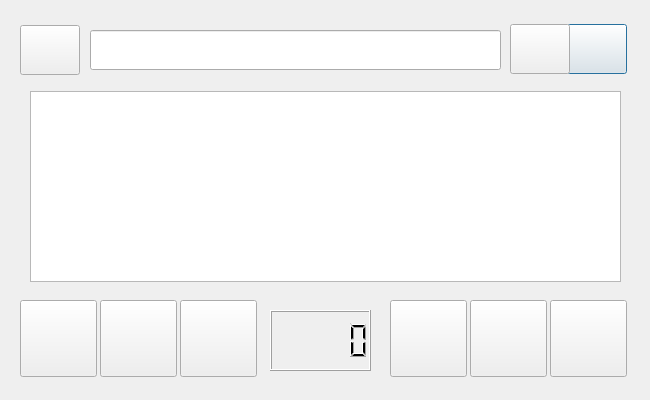
<?xml version="1.0" encoding="UTF-8"?>
<ui version="4.0">
 <class>QuickContact</class>
 <widget class="QDialog" name="QuickContact">
  <property name="geometry">
   <rect>
    <x>0</x>
    <y>0</y>
    <width>650</width>
    <height>400</height>
   </rect>
  </property>
  <property name="minimumSize">
   <size>
    <width>650</width>
    <height>400</height>
   </size>
  </property>
  <property name="maximumSize">
   <size>
    <width>650</width>
    <height>400</height>
   </size>
  </property>
  <property name="windowTitle">
   <string>Contact</string>
  </property>
  <property name="windowIcon">
   <iconset resource="res.qrc">
    <normaloff>:/res/iconfinder_ic_contact_phone_48px_3669371.png</normaloff>:/res/iconfinder_ic_contact_phone_48px_3669371.png</iconset>
  </property>
  <widget class="QLineEdit" name="filter">
   <property name="geometry">
    <rect>
     <x>90</x>
     <y>30</y>
     <width>411</width>
     <height>40</height>
    </rect>
   </property>
  </widget>
  <widget class="QPushButton" name="btnReset">
   <property name="geometry">
    <rect>
     <x>567</x>
     <y>24</y>
     <width>60</width>
     <height>50</height>
    </rect>
   </property>
   <property name="toolTip">
    <string>Reset</string>
   </property>
   <property name="text">
    <string/>
   </property>
   <property name="icon">
    <iconset resource="res.qrc">
     <normaloff>:/res/iconfinder_backspace_216104.png</normaloff>:/res/iconfinder_backspace_216104.png</iconset>
   </property>
   <property name="iconSize">
    <size>
     <width>36</width>
     <height>36</height>
    </size>
   </property>
  </widget>
  <widget class="QListWidget" name="contacts">
   <property name="geometry">
    <rect>
     <x>30</x>
     <y>91</y>
     <width>591</width>
     <height>191</height>
    </rect>
   </property>
  </widget>
  <widget class="QPushButton" name="btnAdd">
   <property name="geometry">
    <rect>
     <x>20</x>
     <y>300</y>
     <width>77</width>
     <height>77</height>
    </rect>
   </property>
   <property name="toolTip">
    <string>Add</string>
   </property>
   <property name="text">
    <string/>
   </property>
   <property name="icon">
    <iconset resource="res.qrc">
     <normaloff>:/res/if_circle-add_226591.png</normaloff>:/res/if_circle-add_226591.png</iconset>
   </property>
   <property name="iconSize">
    <size>
     <width>48</width>
     <height>48</height>
    </size>
   </property>
  </widget>
  <widget class="QPushButton" name="btnEdit">
   <property name="geometry">
    <rect>
     <x>100</x>
     <y>300</y>
     <width>77</width>
     <height>77</height>
    </rect>
   </property>
   <property name="toolTip">
    <string>Edit</string>
   </property>
   <property name="text">
    <string/>
   </property>
   <property name="icon">
    <iconset resource="res.qrc">
     <normaloff>:/res/if_pencil5_216687.png</normaloff>:/res/if_pencil5_216687.png</iconset>
   </property>
   <property name="iconSize">
    <size>
     <width>48</width>
     <height>48</height>
    </size>
   </property>
  </widget>
  <widget class="QPushButton" name="btnSave">
   <property name="geometry">
    <rect>
     <x>390</x>
     <y>300</y>
     <width>77</width>
     <height>77</height>
    </rect>
   </property>
   <property name="toolTip">
    <string>Save</string>
   </property>
   <property name="text">
    <string/>
   </property>
   <property name="icon">
    <iconset resource="res.qrc">
     <normaloff>:/res/if_save_326688.png</normaloff>:/res/if_save_326688.png</iconset>
   </property>
   <property name="iconSize">
    <size>
     <width>48</width>
     <height>48</height>
    </size>
   </property>
  </widget>
  <widget class="QPushButton" name="btnAbout">
   <property name="geometry">
    <rect>
     <x>550</x>
     <y>300</y>
     <width>77</width>
     <height>77</height>
    </rect>
   </property>
   <property name="toolTip">
    <string>About</string>
   </property>
   <property name="text">
    <string/>
   </property>
   <property name="icon">
    <iconset resource="res.qrc">
     <normaloff>:/res/if_icon-help_211675.png</normaloff>:/res/if_icon-help_211675.png</iconset>
   </property>
   <property name="iconSize">
    <size>
     <width>48</width>
     <height>48</height>
    </size>
   </property>
  </widget>
  <widget class="QLCDNumber" name="number">
   <property name="geometry">
    <rect>
     <x>270</x>
     <y>310</y>
     <width>101</width>
     <height>61</height>
    </rect>
   </property>
  </widget>
  <widget class="QPushButton" name="btnDelete">
   <property name="geometry">
    <rect>
     <x>180</x>
     <y>300</y>
     <width>77</width>
     <height>77</height>
    </rect>
   </property>
   <property name="toolTip">
    <string>Delete</string>
   </property>
   <property name="text">
    <string/>
   </property>
   <property name="icon">
    <iconset resource="res.qrc">
     <normaloff>:/res/if_circle-del_226591.png</normaloff>:/res/if_circle-del_226591.png</iconset>
   </property>
   <property name="iconSize">
    <size>
     <width>48</width>
     <height>48</height>
    </size>
   </property>
  </widget>
  <widget class="QPushButton" name="btnImp">
   <property name="geometry">
    <rect>
     <x>470</x>
     <y>300</y>
     <width>77</width>
     <height>77</height>
    </rect>
   </property>
   <property name="toolTip">
    <string>Import</string>
   </property>
   <property name="text">
    <string/>
   </property>
   <property name="icon">
    <iconset resource="res.qrc">
     <normaloff>:/res/if_folder-open_1608888.png</normaloff>:/res/if_folder-open_1608888.png</iconset>
   </property>
   <property name="iconSize">
    <size>
     <width>48</width>
     <height>48</height>
    </size>
   </property>
  </widget>
  <widget class="QPushButton" name="btnNext">
   <property name="geometry">
    <rect>
     <x>510</x>
     <y>24</y>
     <width>60</width>
     <height>50</height>
    </rect>
   </property>
   <property name="toolTip">
    <string>Next</string>
   </property>
   <property name="text">
    <string/>
   </property>
   <property name="icon">
    <iconset resource="res.qrc">
     <normaloff>:/res/if_icon-arrow-right-c_211618.png</normaloff>:/res/if_icon-arrow-right-c_211618.png</iconset>
   </property>
   <property name="iconSize">
    <size>
     <width>36</width>
     <height>36</height>
    </size>
   </property>
  </widget>
  <widget class="QPushButton" name="btnPrev">
   <property name="geometry">
    <rect>
     <x>20</x>
     <y>25</y>
     <width>60</width>
     <height>50</height>
    </rect>
   </property>
   <property name="toolTip">
    <string>Next</string>
   </property>
   <property name="text">
    <string/>
   </property>
   <property name="icon">
    <iconset resource="res.qrc">
     <normaloff>:/res/if_icon-arrow-left-c_211618.png</normaloff>:/res/if_icon-arrow-left-c_211618.png</iconset>
   </property>
   <property name="iconSize">
    <size>
     <width>36</width>
     <height>36</height>
    </size>
   </property>
  </widget>
 </widget>
 <layoutdefault spacing="6" margin="11"/>
 <resources>
  <include location="res.qrc"/>
 </resources>
 <connections/>
</ui>
